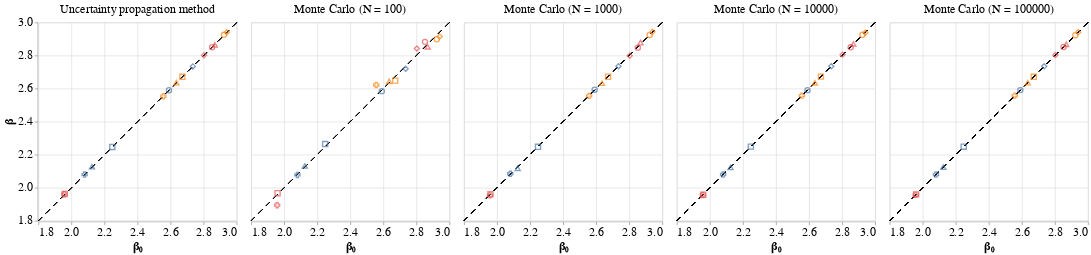

Write notebook code for a chart like this one.
### Code cell
points = alt.Chart().mark_point(size=60).encode(
    x=alt.X('reference:Q', scale=alt.Scale(domain=[min_x, max_x], zero=False), axis=alt.Axis(title='β₀')),
    y=alt.Y('value:Q', scale=alt.Scale(domain=[min_x, max_x], zero=False), axis=alt.Axis(title='β')),
    color=alt.Color('X1:N', legend=None),
    shape=alt.Shape('X2:N', legend=None)
)
diagonal = alt.Chart().mark_rule(strokeDash=[8, 8]).encode(
    x=alt.value(0),
    x2=alt.value('width'),
    y=alt.value('height'),
    y2=alt.value(0)
)
chart = alt.layer(
    diagonal,
    points,
    data=df
).facet(
    column=alt.Column('method:N',
        sort=['Uncertainty propagation method'] + [('Monte Carlo (N = ' + str(N) + ')') for N in Ns],
        title=None,
        header=alt.Header(labelFontSize=18)
    )
).configure_axis(
    labelFontSize=18,
    titleFontSize=18
)
chart

### Figure 1 — Vega-Lite specification as saved in the notebook (floating-point values rounded to 4 significant figures)
{"config": {"view": {"continuousWidth": 300, "continuousHeight": 300}, "axis": {"labelFontSize": 18, "titleFontSize": 18}}, "data": {"name": "data-92d8fe9ece13d462643cebea14963ca9"}, "facet": {"column": {"field": "method", "header": {"labelFontSize": 18}, "sort": ["Uncertainty propagation method", "Monte Carlo (N = 100)", "Monte Carlo (N = 1000)", "Monte Carlo (N = 10000)", "Monte Carlo (N = 100000)"], "title": null, "type": "nominal"}}, "spec": {"layer": [{"mark": {"type": "rule", "strokeDash": [8, 8]}, "encoding": {"x": {"value": 0}, "x2": {"value": "width"}, "y": {"value": "height"}, "y2": {"value": 0}}}, {"mark": {"type": "point", "size": 60}, "encoding": {"color": {"field": "X1", "legend": null, "type": "nominal"}, "shape": {"field": "X2", "legend": null, "type": "nominal"}, "x": {"axis": {"title": "β₀"}, "field": "reference", "scale": {"domain": [1.8, 3.0], "zero": false}, "type": "quantitative"}, "y": {"axis": {"title": "β"}, "field": "value", "scale": {"domain": [1.8, 3.0], "zero": false}, "type": "quantitative"}}}]}, "$schema": "https://vega.github.io/schema/vega-lite/v5.20.1.json", "datasets": {"data-92d8fe9ece13d462643cebea14963ca9": [{"X1": 1, "X2": 1, "method": "Monte Carlo (N = 100)", "value": 2.584, "reference": 2.591}, {"X1": 2, "X2": 1, "method": "Monte Carlo (N = 100)", "value": 2.898, "reference": 2.923}, {"X1": 3, "X2": 1, "method": "Monte Carlo (N = 100)", "value": 2.883, "reference": 2.852}, {"X1": 1, "X2": 2, "method": "Monte Carlo (N = 100)", "value": 2.264, "reference": 2.248}, {"X1": 2, "X2": 2, "method": "Monte Carlo (N = 100)", "value": 2.648, "reference": 2.672}, {"X1": 3, "X2": 2, "method": "Monte Carlo (N = 100)", "value": 1.967, "reference": 1.96}, {"X1": 1, "X2": 3, "method": "Monte Carlo (N = 100)", "value": 2.132, "reference": 2.125}, {"X1": 2, "X2": 3, "method": "Monte Carlo (N = 100)", "value": 2.644, "reference": 2.635}, {"X1": 3, "X2": 3, "method": "Monte Carlo (N = 100)", "value": 2.853, "reference": 2.868}, {"X1": 1, "X2": 4, "method": "Monte Carlo (N = 100)", "value": 2.077, "reference": 2.08}, {"X1": 2, "X2": 4, "method": "Monte Carlo (N = 100)", "value": 2.622, "reference": 2.557}, {"X1": 3, "X2": 4, "method": "Monte Carlo (N = 100)", "value": 1.894, "reference": 1.957}, {"X1": 1, "X2": 5, "method": "Monte Carlo (N = 100)", "value": 2.72, "reference": 2.735}, {"X1": 2, "X2": 5, "method": "Monte Carlo (N = 100)", "value": 2.915, "reference": 2.941}, {"X1": 3, "X2": 5, "method": "Monte Carlo (N = 100)", "value": 2.843, "reference": 2.803}, {"X1": 1, "X2": 1, "method": "Monte Carlo (N = 1000)", "value": 2.593, "reference": 2.591}, {"X1": 2, "X2": 1, "method": "Monte Carlo (N = 1000)", "value": 2.924, "reference": 2.923}, {"X1": 3, "X2": 1, "method": "Monte Carlo (N = 1000)", "value": 2.848, "reference": 2.852}, {"X1": 1, "X2": 2, "method": "Monte Carlo (N = 1000)", "value": 2.247, "reference": 2.248}, {"X1": 2, "X2": 2, "method": "Monte Carlo (N = 1000)", "value": 2.672, "reference": 2.672}, {"X1": 3, "X2": 2, "method": "Monte Carlo (N = 1000)", "value": 1.96, "reference": 1.96}, {"X1": 1, "X2": 3, "method": "Monte Carlo (N = 1000)", "value": 2.117, "reference": 2.125}, {"X1": 2, "X2": 3, "method": "Monte Carlo (N = 1000)", "value": 2.633, "reference": 2.635}, {"X1": 3, "X2": 3, "method": "Monte Carlo (N = 1000)", "value": 2.878, "reference": 2.868}, {"X1": 1, "X2": 4, "method": "Monte Carlo (N = 1000)", "value": 2.084, "reference": 2.08}, {"X1": 2, "X2": 4, "method": "Monte Carlo (N = 1000)", "value": 2.556, "reference": 2.557}, {"X1": 3, "X2": 4, "method": "Monte Carlo (N = 1000)", "value": 1.954, "reference": 1.957}, {"X1": 1, "X2": 5, "method": "Monte Carlo (N = 1000)", "value": 2.735, "reference": 2.735}, {"X1": 2, "X2": 5, "method": "Monte Carlo (N = 1000)", "value": 2.943, "reference": 2.941}, {"X1": 3, "X2": 5, "method": "Monte Carlo (N = 1000)", "value": 2.799, "reference": 2.803}, {"X1": 1, "X2": 1, "method": "Monte Carlo (N = 10000)", "value": 2.59, "reference": 2.591}, {"X1": 2, "X2": 1, "method": "Monte Carlo (N = 10000)", "value": 2.926, "reference": 2.923}, {"X1": 3, "X2": 1, "method": "Monte Carlo (N = 10000)", "value": 2.849, "reference": 2.852}, {"X1": 1, "X2": 2, "method": "Monte Carlo (N = 10000)", "value": 2.249, "reference": 2.248}, {"X1": 2, "X2": 2, "method": "Monte Carlo (N = 10000)", "value": 2.672, "reference": 2.672}, {"X1": 3, "X2": 2, "method": "Monte Carlo (N = 10000)", "value": 1.958, "reference": 1.96}, {"X1": 1, "X2": 3, "method": "Monte Carlo (N = 10000)", "value": 2.123, "reference": 2.125}, {"X1": 2, "X2": 3, "method": "Monte Carlo (N = 10000)", "value": 2.635, "reference": 2.635}, {"X1": 3, "X2": 3, "method": "Monte Carlo (N = 10000)", "value": 2.87, "reference": 2.868}, {"X1": 1, "X2": 4, "method": "Monte Carlo (N = 10000)", "value": 2.08, "reference": 2.08}, {"X1": 2, "X2": 4, "method": "Monte Carlo (N = 10000)", "value": 2.557, "reference": 2.557}, {"X1": 3, "X2": 4, "method": "Monte Carlo (N = 10000)", "value": 1.956, "reference": 1.957}, {"X1": 1, "X2": 5, "method": "Monte Carlo (N = 10000)", "value": 2.735, "reference": 2.735}, {"X1": 2, "X2": 5, "method": "Monte Carlo (N = 10000)", "value": 2.937, "reference": 2.941}, {"X1": 3, "X2": 5, "method": "Monte Carlo (N = 10000)", "value": 2.805, "reference": 2.803}, {"X1": 1, "X2": 1, "method": "Monte Carlo (N = 100000)", "value": 2.591, "reference": 2.591}, {"X1": 2, "X2": 1, "method": "Monte Carlo (N = 100000)", "value": 2.923, "reference": 2.923}, {"X1": 3, "X2": 1, "method": "Monte Carlo (N = 100000)", "value": 2.852, "reference": 2.852}, {"X1": 1, "X2": 2, "method": "Monte Carlo (N = 100000)", "value": 2.248, "reference": 2.248}, {"X1": 2, "X2": 2, "method": "Monte Carlo (N = 100000)", "value": 2.671, "reference": 2.672}, {"X1": 3, "X2": 2, "method": "Monte Carlo (N = 100000)", "value": 1.96, "reference": 1.96}, {"X1": 1, "X2": 3, "method": "Monte Carlo (N = 100000)", "value": 2.124, "reference": 2.125}, {"X1": 2, "X2": 3, "method": "Monte Carlo (N = 100000)", "value": 2.636, "reference": 2.635}, {"X1": 3, "X2": 3, "method": "Monte Carlo (N = 100000)", "value": 2.868, "reference": 2.868}, {"X1": 1, "X2": 4, "method": "Monte Carlo (N = 100000)", "value": 2.08, "reference": 2.08}, {"X1": 2, "X2": 4, "method": "Monte Carlo (N = 100000)", "value": 2.557, "reference": 2.557}, {"X1": 3, "X2": 4, "method": "Monte Carlo (N = 100000)", "value": 1.957, "reference": 1.957}, {"X1": 1, "X2": 5, "method": "Monte Carlo (N = 100000)", "value": 2.735, "reference": 2.735}, {"X1": 2, "X2": 5, "method": "Monte Carlo (N = 100000)", "value": 2.94, "reference": 2.941}, {"X1": 3, "X2": 5, "method": "Monte Carlo (N = 100000)", "value": 2.803, "reference": 2.803}, {"X1": 1, "X2": 1, "method": "Uncertainty propagation method", "value": 2.59, "reference": 2.591}, {"X1": 2, "X2": 1, "method": "Uncertainty propagation method", "value": 2.925, "reference": 2.923}, {"X1": 3, "X2": 1, "method": "Uncertainty propagation method", "value": 2.85, "reference": 2.852}, {"X1": 1, "X2": 2, "method": "Uncertainty propagation method", "value": 2.247, "reference": 2.248}, {"X1": 2, "X2": 2, "method": "Uncertainty propagation method", "value": 2.671, "reference": 2.672}, {"X1": 3, "X2": 2, "method": "Uncertainty propagation method", "value": 1.961, "reference": 1.96}, {"X1": 1, "X2": 3, "method": "Uncertainty propagation method", "value": 2.127, "reference": 2.125}, {"X1": 2, "X2": 3, "method": "Uncertainty propagation method", "value": 2.636, "reference": 2.635}, {"X1": 3, "X2": 3, "method": "Uncertainty propagation method", "value": 2.865, "reference": 2.868}, {"X1": 1, "X2": 4, "method": "Uncertainty propagation method", "value": 2.08, "reference": 2.08}, {"X1": 2, "X2": 4, "method": "Uncertainty propagation method", "value": 2.554, "reference": 2.557}, {"X1": 3, "X2": 4, "method": "Uncertainty propagation method", "value": 1.96, "reference": 1.957}, {"X1": 1, "X2": 5, "method": "Uncertainty propagation method", "value": 2.734, "reference": 2.735}, {"X1": 2, "X2": 5, "method": "Uncertainty propagation method", "value": 2.941, "reference": 2.941}, {"X1": 3, "X2": 5, "method": "Uncertainty propagation method", "value": 2.802, "reference": 2.803}]}}
